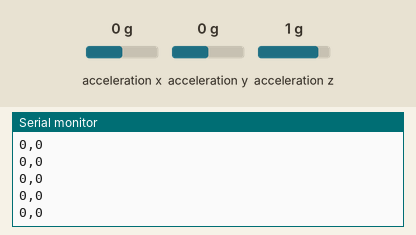
Bench run of a sketch on a simulated Arduino Uno, built with avr-gcc and run on an emulated ATmega328P. Parts: the last lines printed to the serial monitor. The inputs (shaded band) are chosen by the test bench; at power-on: acceleration z 1 g, acceleration x 0 g, acceleration y 0 g.

Above: at 1.2 s.
1.3 s: acceleration z set to -1.4 g
At 2.2 s:
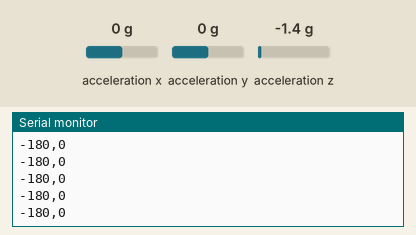
4.3 s: acceleration x set to -1.4 g
At 5.4 s:
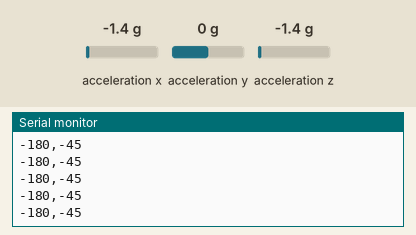
5.8 s: acceleration y set to -1.4 g
At 6.5 s:
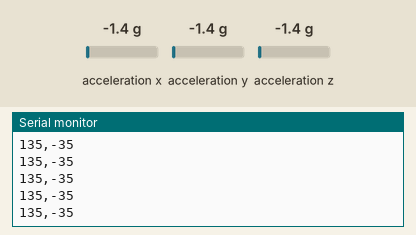
Timing chart, 0 to 8.8 s (numbered marks = the images above; inputs shaded):
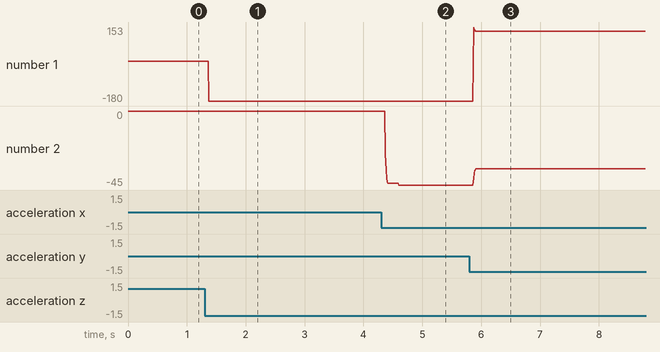

The sketch:

accelerometerSerial.ino
```cpp
#include <Wire.h>
#include <Adafruit_Sensor.h>
#include <Adafruit_ADXL345_U.h>

/* Assign a unique ID to this sensor at the same time */
Adafruit_ADXL345_Unified accel = Adafruit_ADXL345_Unified(12345);


const float alpha = 0.5;

double fXg = 0;
double fYg = 0;
double fZg = 0;
double roll = 0;
double pitch = 0;

void displaySensorDetails(void)
{
  sensor_t sensor;
  accel.getSensor(&sensor);
}

/*void displayDataRate(void)
{
  Serial.print  ("Data Rate:    ");

  switch(accel.getDataRate())
  {
    case ADXL345_DATARATE_3200_HZ:
      Serial.print  ("3200 ");
      break;
    case ADXL345_DATARATE_1600_HZ:
      Serial.print  ("1600 ");
      break;
    case ADXL345_DATARATE_800_HZ:
      Serial.print  ("800 ");
      break;
    case ADXL345_DATARATE_400_HZ:
      Serial.print  ("400 ");
      break;
    case ADXL345_DATARATE_200_HZ:
      Serial.print  ("200 ");
      break;
    case ADXL345_DATARATE_100_HZ:
      Serial.print  ("100 ");
      break;
    case ADXL345_DATARATE_50_HZ:
      Serial.print  ("50 ");
      break;
    case ADXL345_DATARATE_25_HZ:
      Serial.print  ("25 ");
      break;
    case ADXL345_DATARATE_12_5_HZ:
      Serial.print  ("12.5 ");
      break;
    case ADXL345_DATARATE_6_25HZ:
      Serial.print  ("6.25 ");
      break;
    case ADXL345_DATARATE_3_13_HZ:
      Serial.print  ("3.13 ");
      break;
    case ADXL345_DATARATE_1_56_HZ:
      Serial.print  ("1.56 ");
      break;
    case ADXL345_DATARATE_0_78_HZ:
      Serial.print  ("0.78 ");
      break;
    case ADXL345_DATARATE_0_39_HZ:
      Serial.print  ("0.39 ");
      break;
    case ADXL345_DATARATE_0_20_HZ:
      Serial.print  ("0.20 ");
      break;
    case ADXL345_DATARATE_0_10_HZ:
      Serial.print  ("0.10 ");
      break;
    default:
      Serial.print  ("???? ");
      break;
  }
  Serial.println(" Hz");
}

void displayRange(void)
{
  Serial.print  ("Range:         +/- ");

  switch(accel.getRange())
  {
    case ADXL345_RANGE_16_G:
      Serial.print  ("16 ");
      break;
    case ADXL345_RANGE_8_G:
      Serial.print  ("8 ");
      break;
    case ADXL345_RANGE_4_G:
      Serial.print  ("4 ");
      break;
    case ADXL345_RANGE_2_G:
      Serial.print  ("2 ");
      break;
    default:
      Serial.print  ("?? ");
      break;
  }
  Serial.println(" g");
}*/

void setup(void)
{
  Serial.begin(9600);

  /* Initialise the sensor */
  if(!accel.begin())
  {
    /* There was a problem detecting the ADXL345 ... check your connections */
    Serial.println("Ooops, no ADXL345 detected ... Check your wiring!");
    while(1);
  }

  /* Set the range to whatever is appropriate for your project */
  accel.setRange(ADXL345_RANGE_16_G);
  // displaySetRange(ADXL345_RANGE_8_G);
  // displaySetRange(ADXL345_RANGE_4_G);
  // displaySetRange(ADXL345_RANGE_2_G);

  /* Display some basic information on this sensor */
  displaySensorDetails();

  /* Display additional settings (outside the scope of sensor_t) */
  //displayDataRate();
  //displayRange();
  //Serial.println("");
}

void loop(void)
{
  /* Get a new sensor event */
  sensors_event_t event;
  accel.getEvent(&event);

  /* Calculations for pitch and roll  */
  float pitch, roll, Xg, Yg, Zg;
  Xg = event.acceleration.x;
  Yg = event.acceleration.y;
  Zg = event.acceleration.z;

  //Low Pass Filter
  fXg = Xg * alpha + (fXg * (1.0 - alpha));
  fYg = Yg * alpha + (fYg * (1.0 - alpha));
  fZg = Zg * alpha + (fZg * (1.0 - alpha));

  //Roll & Pitch Equations
  roll  = (atan2(-fYg, fZg)*180.0)/M_PI;
  pitch = (atan2(fXg, sqrt(fYg*fYg + fZg*fZg))*180.0)/M_PI;

  /* Display the results (acceleration is measured in m/s^2) */
  //Serial.print("X: "); Serial.print(event.acceleration.x); Serial.print("  ");
  //Serial.print("Y: "); Serial.print(event.acceleration.y); Serial.print("  ");
  //Serial.print("Z: "); Serial.print(event.acceleration.z); Serial.print("  ");Serial.println("m/s^2 ");

  //Display the pitch and the roll of the accelerometer
  char buf[100];
  sprintf(buf,"%d,%d", (int)roll, (int)pitch);
  Serial.println(buf);

  //figure out how to write to thing
}
```

Measured:
- after the input at 1.3 s, the serial monitor: prints a new line after 0.07 s (image 1)
- after the input at 4.3 s, the serial monitor: prints a new line after 0.07 s (image 2)
- after the input at 5.8 s, the serial monitor: prints a new line after 0.07 s (image 3)
- plotted number 1: 0 → -180 after the input at 1.3 s, -180 → 135 after the input at 5.8 s
- plotted number 2: 0 → -45 after the input at 4.3 s, -45 → -35 after the input at 5.8 s
